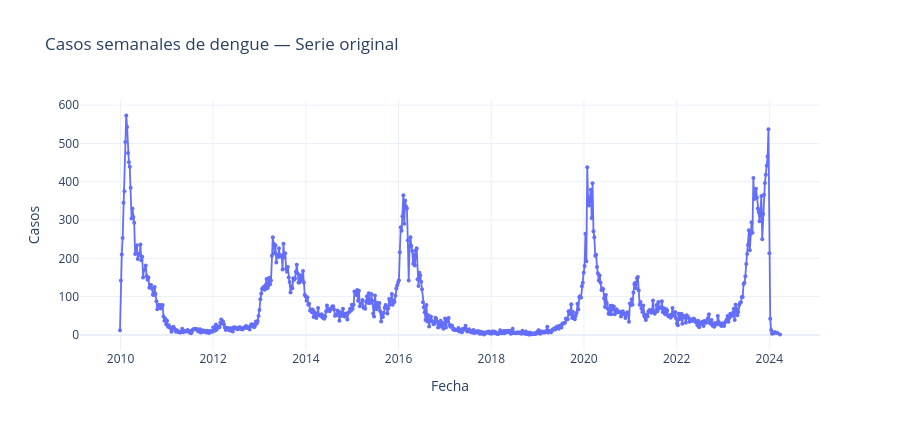

Source (notebook cell):
### Markdown cell above
---

## 5. Exploración visual inicial de la serie

Antes de entrenar modelos, conviene observar la serie en escala original.  
En enfermedades como dengue, los picos pueden representar brotes reales; por eso esta visualización ayuda a distinguir posibles anomalías estadísticas de eventos epidemiológicos relevantes.

### Code cell
fig = plot_time_series(
    df_weekly,
    title="Casos semanales de dengue — Serie original",
    line_name="Casos semanales",
)

fig.show()

### Figure 1 — Plotly figure (JSON) as saved in the notebook; plotly's stock layout.template omitted (floating-point values rounded to 4 significant figures; data arrays with more than 128 entries replaced by an {"elided": "..."} marker saying what was removed)
{"data": [{"line": {"width": 1.8}, "marker": {"size": 4}, "mode": "lines+markers", "name": "Casos semanales", "type": "scatter", "x": {"elided": "741 str values"}, "y": {"elided": "741 int values"}}], "layout": {"height": 430, "title": {"text": "Casos semanales de dengue — Serie original"}, "xaxis": {"title": {"text": "Fecha"}}, "yaxis": {"title": {"text": "Casos"}}}}
